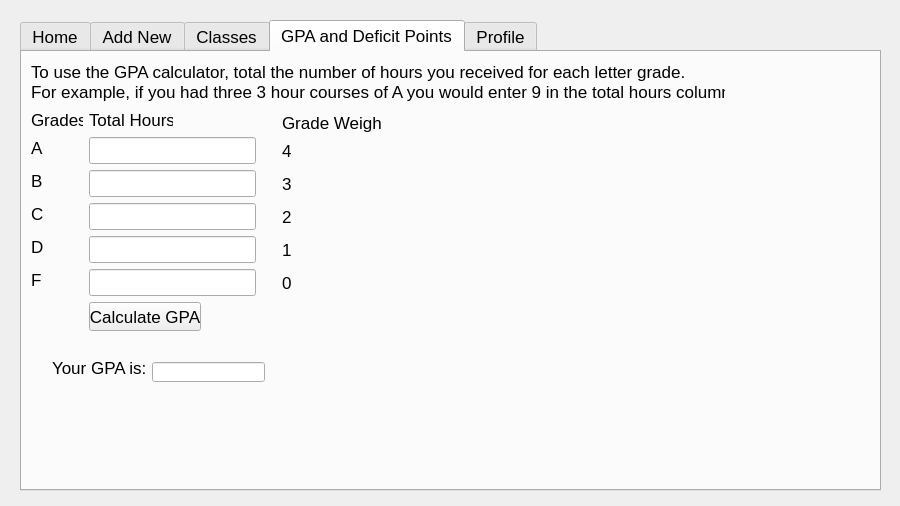
<?xml version="1.0"  encoding="UTF-8"?>
<ui version="4.0">
 <class>MainWindow</class>
 <widget class="QDialog" name="MainWindow">
  <property name="windowModality">
   <enum>Qt::NonModal</enum>
  </property>
  <property name="geometry">
   <rect>
    <x>0</x>
    <y>0</y>
    <width>900</width>
    <height>506</height>
   </rect>
  </property>
  <property name="windowTitle">
   <string>Scheduler</string>
  </property>
  <property name="sizeGripEnabled">
   <bool>false</bool>
  </property>
  <property name="modal">
   <bool>false</bool>
  </property>
  <widget class="QTabWidget" name="tabWidget">
   <property name="geometry">
    <rect>
     <x>20</x>
     <y>20</y>
     <width>861</width>
     <height>471</height>
    </rect>
   </property>
   <property name="font">
    <font>
     <pointsize>13</pointsize>
    </font>
   </property>
   <property name="currentIndex">
    <number>3</number>
   </property>
   <widget class="QWidget" name="homeTab">
    <attribute name="title">
     <string>Home</string>
    </attribute>
    <widget class="QLabel" name="hiUser">
     <property name="geometry">
      <rect>
       <x>20</x>
       <y>20</y>
       <width>501</width>
       <height>121</height>
      </rect>
     </property>
     <property name="text">
      <string/>
     </property>
    </widget>
    <widget class="QCalendarWidget" name="calendarWidget">
     <property name="geometry">
      <rect>
       <x>20</x>
       <y>10</y>
       <width>441</width>
       <height>401</height>
      </rect>
     </property>
    </widget>
   </widget>
   <widget class="QWidget" name="addNew">
    <attribute name="title">
     <string>Add New</string>
    </attribute>
    <widget class="QToolBox" name="toolBox">
     <property name="geometry">
      <rect>
       <x>30</x>
       <y>30</y>
       <width>781</width>
       <height>381</height>
      </rect>
     </property>
     <property name="currentIndex">
      <number>1</number>
     </property>
     <widget class="QWidget" name="addSemester">
      <property name="geometry">
       <rect>
        <x>0</x>
        <y>0</y>
        <width>274</width>
        <height>173</height>
       </rect>
      </property>
      <attribute name="label">
       <string>Add New Semester</string>
      </attribute>
      <layout class="QFormLayout" name="formLayout_4">
       <item row="0" column="0">
        <widget class="QLabel" name="startDate">
         <property name="text">
          <string>Start Date</string>
         </property>
        </widget>
       </item>
       <item row="0" column="1">
        <widget class="QDateEdit" name="dateStart">
         <property name="dateTime">
          <datetime>
           <hour>0</hour>
           <minute>0</minute>
           <second>0</second>
           <year>2013</year>
           <month>1</month>
           <day>1</day>
          </datetime>
         </property>
         <property name="calendarPopup">
          <bool>true</bool>
         </property>
        </widget>
       </item>
       <item row="1" column="0">
        <widget class="QLabel" name="endDate">
         <property name="text">
          <string>End Date</string>
         </property>
        </widget>
       </item>
       <item row="1" column="1">
        <widget class="QDateEdit" name="dateEnd">
         <property name="dateTime">
          <datetime>
           <hour>0</hour>
           <minute>0</minute>
           <second>0</second>
           <year>2013</year>
           <month>1</month>
           <day>1</day>
          </datetime>
         </property>
         <property name="calendarPopup">
          <bool>true</bool>
         </property>
        </widget>
       </item>
       <item row="2" column="0">
        <widget class="QLabel" name="semesterName">
         <property name="text">
          <string>Name of Semester</string>
         </property>
        </widget>
       </item>
       <item row="2" column="1">
        <widget class="QLineEdit" name="semesterNameEdit">
         <property name="autoFillBackground">
          <bool>false</bool>
         </property>
        </widget>
       </item>
       <item row="3" column="1">
        <widget class="QPushButton" name="createButton">
         <property name="text">
          <string>Create</string>
         </property>
        </widget>
       </item>
       <item row="4" column="0" colspan="2">
        <widget class="QLabel" name="notificationSemester">
         <property name="text">
          <string/>
         </property>
        </widget>
       </item>
      </layout>
     </widget>
     <widget class="QWidget" name="addHolidays">
      <property name="geometry">
       <rect>
        <x>0</x>
        <y>0</y>
        <width>781</width>
        <height>311</height>
       </rect>
      </property>
      <attribute name="label">
       <string>Add New Holidays</string>
      </attribute>
      <layout class="QFormLayout" name="formLayout_5">
       <item row="0" column="0">
        <widget class="QLabel" name="label_5">
         <property name="text">
          <string>Holiday Name</string>
         </property>
        </widget>
       </item>
       <item row="0" column="1">
        <widget class="QLineEdit" name="holidayName"/>
       </item>
       <item row="1" column="0">
        <widget class="QLabel" name="label_2">
         <property name="text">
          <string>Start:</string>
         </property>
        </widget>
       </item>
       <item row="1" column="1">
        <widget class="QDateEdit" name="holidayStart">
         <property name="dateTime">
          <datetime>
           <hour>0</hour>
           <minute>0</minute>
           <second>0</second>
           <year>2013</year>
           <month>1</month>
           <day>1</day>
          </datetime>
         </property>
         <property name="minimumDateTime">
          <datetime>
           <hour>0</hour>
           <minute>0</minute>
           <second>0</second>
           <year>1752</year>
           <month>9</month>
           <day>14</day>
          </datetime>
         </property>
         <property name="displayFormat">
          <string>M/d/yy</string>
         </property>
         <property name="calendarPopup">
          <bool>true</bool>
         </property>
        </widget>
       </item>
       <item row="2" column="0">
        <widget class="QLabel" name="label_3">
         <property name="text">
          <string>End:</string>
         </property>
        </widget>
       </item>
       <item row="2" column="1">
        <widget class="QDateEdit" name="holidayEnd">
         <property name="dateTime">
          <datetime>
           <hour>0</hour>
           <minute>0</minute>
           <second>0</second>
           <year>2013</year>
           <month>1</month>
           <day>1</day>
          </datetime>
         </property>
         <property name="calendarPopup">
          <bool>true</bool>
         </property>
        </widget>
       </item>
       <item row="3" column="0">
        <widget class="QLabel" name="label_4">
         <property name="text">
          <string>Comments</string>
         </property>
        </widget>
       </item>
       <item row="3" column="1">
        <widget class="QTextEdit" name="holidayComments"/>
       </item>
       <item row="4" column="0" colspan="2">
        <widget class="QDialogButtonBox" name="holidayChanges">
         <property name="standardButtons">
          <set>QDialogButtonBox::Ok|QDialogButtonBox::Reset</set>
         </property>
         <property name="centerButtons">
          <bool>true</bool>
         </property>
        </widget>
       </item>
      </layout>
     </widget>
    </widget>
   </widget>
   <widget class="QWidget" name="tab">
    <attribute name="title">
     <string>Classes</string>
    </attribute>
    <widget class="QToolBox" name="toolBox_2">
     <property name="geometry">
      <rect>
       <x>30</x>
       <y>20</y>
       <width>701</width>
       <height>341</height>
      </rect>
     </property>
     <property name="currentIndex">
      <number>0</number>
     </property>
     <widget class="QWidget" name="course">
      <property name="geometry">
       <rect>
        <x>0</x>
        <y>0</y>
        <width>701</width>
        <height>236</height>
       </rect>
      </property>
      <attribute name="label">
       <string>Course</string>
      </attribute>
      <layout class="QFormLayout" name="formLayout_3">
       <item row="0" column="0">
        <widget class="QLabel" name="label">
         <property name="text">
          <string>Course Name</string>
         </property>
        </widget>
       </item>
       <item row="0" column="1">
        <widget class="QLineEdit" name="courseName"/>
       </item>
       <item row="1" column="0">
        <widget class="QLabel" name="label_6">
         <property name="text">
          <string>Course Type</string>
         </property>
        </widget>
       </item>
       <item row="1" column="1">
        <widget class="QComboBox" name="courseType">
         <item>
          <property name="text">
           <string>Lecture</string>
          </property>
         </item>
         <item>
          <property name="text">
           <string>Discussion</string>
          </property>
         </item>
         <item>
          <property name="text">
           <string>Lab</string>
          </property>
         </item>
        </widget>
       </item>
      </layout>
     </widget>
     <widget class="QWidget" name="days">
      <property name="geometry">
       <rect>
        <x>0</x>
        <y>0</y>
        <width>131</width>
        <height>229</height>
       </rect>
      </property>
      <attribute name="label">
       <string>Days</string>
      </attribute>
      <layout class="QFormLayout" name="formLayout_2">
       <item row="0" column="0">
        <widget class="QCheckBox" name="monday">
         <property name="text">
          <string>Monday</string>
         </property>
        </widget>
       </item>
       <item row="1" column="0">
        <widget class="QCheckBox" name="tuesday">
         <property name="text">
          <string>Tuesday</string>
         </property>
        </widget>
       </item>
       <item row="2" column="0">
        <widget class="QCheckBox" name="wednesday">
         <property name="text">
          <string>Wednesday</string>
         </property>
        </widget>
       </item>
       <item row="3" column="0">
        <widget class="QCheckBox" name="thursday">
         <property name="text">
          <string>Thursdaty</string>
         </property>
        </widget>
       </item>
       <item row="4" column="0">
        <widget class="QCheckBox" name="friday">
         <property name="text">
          <string>Friday</string>
         </property>
        </widget>
       </item>
       <item row="5" column="0">
        <widget class="QCheckBox" name="saturday">
         <property name="text">
          <string>Saturday</string>
         </property>
        </widget>
       </item>
       <item row="6" column="0">
        <widget class="QCheckBox" name="sunday">
         <property name="text">
          <string>Sunday</string>
         </property>
        </widget>
       </item>
      </layout>
     </widget>
     <widget class="QWidget" name="timings">
      <property name="geometry">
       <rect>
        <x>0</x>
        <y>0</y>
        <width>224</width>
        <height>113</height>
       </rect>
      </property>
      <attribute name="label">
       <string>Timings</string>
      </attribute>
      <layout class="QFormLayout" name="formLayout">
       <item row="0" column="0">
        <widget class="QLabel" name="label_7">
         <property name="text">
          <string>Start Time</string>
         </property>
        </widget>
       </item>
       <item row="0" column="1">
        <widget class="QTimeEdit" name="startTime"/>
       </item>
       <item row="1" column="0">
        <widget class="QLabel" name="label_8">
         <property name="text">
          <string>End Time</string>
         </property>
        </widget>
       </item>
       <item row="1" column="1">
        <widget class="QTimeEdit" name="endTime"/>
       </item>
       <item row="2" column="1">
        <widget class="QPushButton" name="createCourse">
         <property name="text">
          <string>Create Course</string>
         </property>
        </widget>
       </item>
      </layout>
     </widget>
    </widget>
   </widget>
   <widget class="QWidget" name="tab_2">
    <attribute name="title">
     <string>GPA and Deficit Points</string>
    </attribute>
    <widget class="QLabel" name="label_9">
     <property name="geometry">
      <rect>
       <x>9</x>
       <y>9</y>
       <width>694</width>
       <height>42</height>
      </rect>
     </property>
     <property name="text">
      <string>To use the GPA calculator, total the number of hours you received for each letter grade.
For example, if you had three 3 hour courses of A you would enter 9 in the total hours column</string>
     </property>
    </widget>
    <widget class="QLabel" name="label_10">
     <property name="geometry">
      <rect>
       <x>9</x>
       <y>57</y>
       <width>52</width>
       <height>21</height>
      </rect>
     </property>
     <property name="text">
      <string>Grades</string>
     </property>
    </widget>
    <widget class="QLabel" name="label_11">
     <property name="geometry">
      <rect>
       <x>67</x>
       <y>57</y>
       <width>84</width>
       <height>21</height>
      </rect>
     </property>
     <property name="text">
      <string>Total Hours</string>
     </property>
    </widget>
    <widget class="QLabel" name="label_14">
     <property name="geometry">
      <rect>
       <x>9</x>
       <y>85</y>
       <width>16</width>
       <height>21</height>
      </rect>
     </property>
     <property name="text">
      <string>A</string>
     </property>
    </widget>
    <widget class="QLabel" name="label_15">
     <property name="geometry">
      <rect>
       <x>9</x>
       <y>118</y>
       <width>16</width>
       <height>21</height>
      </rect>
     </property>
     <property name="text">
      <string>B</string>
     </property>
    </widget>
    <widget class="QLabel" name="label_16">
     <property name="geometry">
      <rect>
       <x>9</x>
       <y>151</y>
       <width>16</width>
       <height>21</height>
      </rect>
     </property>
     <property name="text">
      <string>C</string>
     </property>
    </widget>
    <widget class="QLabel" name="label_17">
     <property name="geometry">
      <rect>
       <x>9</x>
       <y>184</y>
       <width>16</width>
       <height>21</height>
      </rect>
     </property>
     <property name="text">
      <string>D</string>
     </property>
    </widget>
    <widget class="QLabel" name="label_18">
     <property name="geometry">
      <rect>
       <x>9</x>
       <y>217</y>
       <width>16</width>
       <height>21</height>
      </rect>
     </property>
     <property name="text">
      <string>F</string>
     </property>
    </widget>
    <widget class="QLineEdit" name="gradeA">
     <property name="geometry">
      <rect>
       <x>67</x>
       <y>85</y>
       <width>167</width>
       <height>27</height>
      </rect>
     </property>
    </widget>
    <widget class="QLineEdit" name="gradeB">
     <property name="geometry">
      <rect>
       <x>67</x>
       <y>118</y>
       <width>167</width>
       <height>27</height>
      </rect>
     </property>
    </widget>
    <widget class="QLineEdit" name="gradeC">
     <property name="geometry">
      <rect>
       <x>67</x>
       <y>151</y>
       <width>167</width>
       <height>27</height>
      </rect>
     </property>
    </widget>
    <widget class="QLineEdit" name="gradeD">
     <property name="geometry">
      <rect>
       <x>67</x>
       <y>184</y>
       <width>167</width>
       <height>27</height>
      </rect>
     </property>
    </widget>
    <widget class="QLineEdit" name="gradeF">
     <property name="geometry">
      <rect>
       <x>67</x>
       <y>217</y>
       <width>167</width>
       <height>27</height>
      </rect>
     </property>
    </widget>
    <widget class="QPushButton" name="calculateGPA">
     <property name="geometry">
      <rect>
       <x>67</x>
       <y>250</y>
       <width>112</width>
       <height>29</height>
      </rect>
     </property>
     <property name="text">
      <string>Calculate GPA</string>
     </property>
    </widget>
    <widget class="QLabel" name="label_12">
     <property name="geometry">
      <rect>
       <x>260</x>
       <y>60</y>
       <width>100</width>
       <height>21</height>
      </rect>
     </property>
     <property name="text">
      <string>Grade Weight</string>
     </property>
    </widget>
    <widget class="QLabel" name="label_19">
     <property name="geometry">
      <rect>
       <x>260</x>
       <y>88</y>
       <width>16</width>
       <height>21</height>
      </rect>
     </property>
     <property name="text">
      <string>4</string>
     </property>
    </widget>
    <widget class="QLabel" name="label_20">
     <property name="geometry">
      <rect>
       <x>260</x>
       <y>121</y>
       <width>16</width>
       <height>21</height>
      </rect>
     </property>
     <property name="text">
      <string>3</string>
     </property>
    </widget>
    <widget class="QLabel" name="label_21">
     <property name="geometry">
      <rect>
       <x>260</x>
       <y>154</y>
       <width>16</width>
       <height>21</height>
      </rect>
     </property>
     <property name="text">
      <string>2</string>
     </property>
    </widget>
    <widget class="QLabel" name="label_22">
     <property name="geometry">
      <rect>
       <x>260</x>
       <y>187</y>
       <width>16</width>
       <height>21</height>
      </rect>
     </property>
     <property name="text">
      <string>1</string>
     </property>
    </widget>
    <widget class="QLabel" name="label_23">
     <property name="geometry">
      <rect>
       <x>260</x>
       <y>220</y>
       <width>16</width>
       <height>21</height>
      </rect>
     </property>
     <property name="text">
      <string>0</string>
     </property>
    </widget>
    <widget class="QLabel" name="label_13">
     <property name="geometry">
      <rect>
       <x>30</x>
       <y>300</y>
       <width>101</width>
       <height>31</height>
      </rect>
     </property>
     <property name="text">
      <string>Your GPA is:</string>
     </property>
    </widget>
    <widget class="QLineEdit" name="GPA">
     <property name="geometry">
      <rect>
       <x>130</x>
       <y>310</y>
       <width>113</width>
       <height>20</height>
      </rect>
     </property>
    </widget>
   </widget>
   <widget class="QWidget" name="profileTab">
    <attribute name="title">
     <string>Profile</string>
    </attribute>
    <widget class="QLabel" name="profileMainText">
     <property name="geometry">
      <rect>
       <x>30</x>
       <y>30</y>
       <width>791</width>
       <height>331</height>
      </rect>
     </property>
     <property name="font">
      <font>
       <pointsize>16</pointsize>
      </font>
     </property>
     <property name="text">
      <string/>
     </property>
     <property name="alignment">
      <set>Qt::AlignLeading|Qt::AlignLeft|Qt::AlignTop</set>
     </property>
    </widget>
    <widget class="QPushButton" name="pushButton">
     <property name="geometry">
      <rect>
       <x>30</x>
       <y>380</y>
       <width>114</width>
       <height>32</height>
      </rect>
     </property>
     <property name="text">
      <string>Edit</string>
     </property>
     <property name="autoDefault">
      <bool>false</bool>
     </property>
    </widget>
   </widget>
  </widget>
 </widget>
 <resources/>
 <connections/>
</ui>
